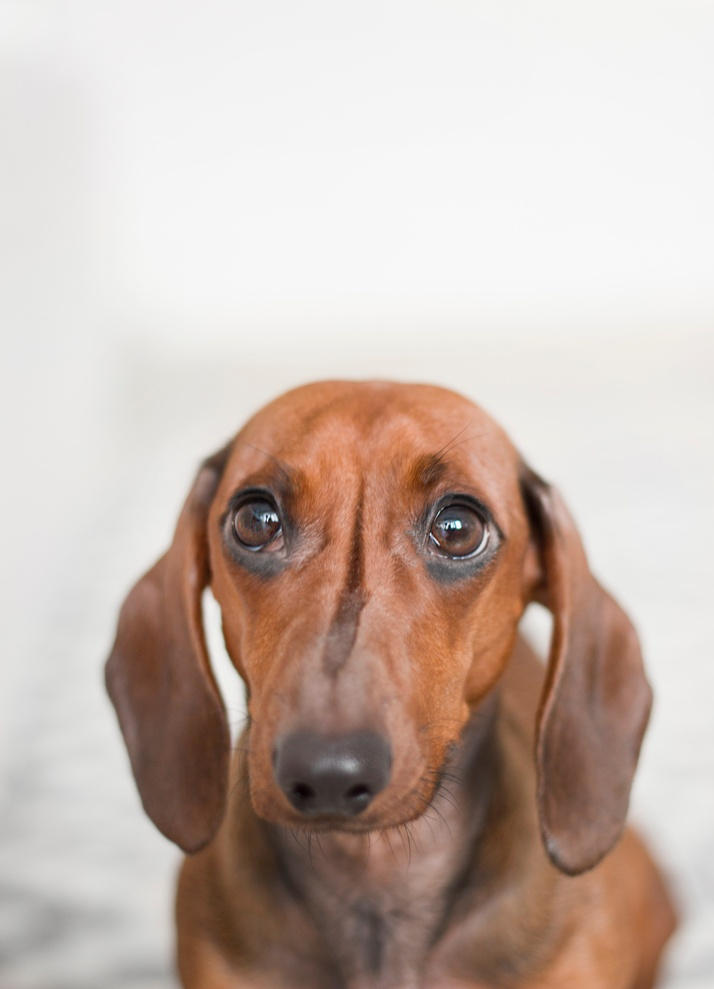
#> input picture Dog.jpg, 714 x 989 px, shrunk from 3648 x 5052 before the run
$ jupyter execute Image_Compression.ipynb
#> lines starting #> are read from the running program, lines starting #| are printed output that depends on the picture
[cell 1]
from PIL import Image
import numpy as np
import io
import matplotlib.pyplot as plt

# Open the image using Pillow
image_path = "Dog.jpg"  # Replace with the actual path of your image
image = Image.open(image_path)
#> image is the input picture: PIL image 714x989 RGB; mean R, G, B 199.5, 183, 174.3

# Convert the image to grayscale
X = np.array(image.convert("L"))
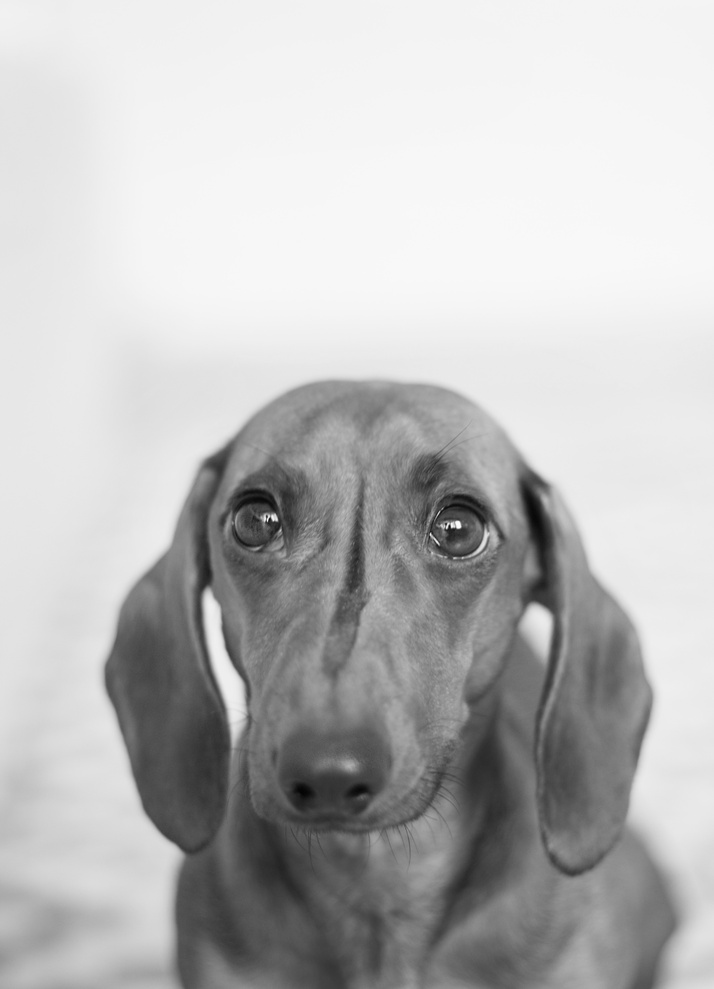
#> X: shape (989, 714); min 3, max 253, mean 187

# Display the original image
plt.imshow(X, cmap='gray')
plt.axis('off')
plt.title('Original Image')
plt.show()

# Perform Singular Value Decomposition
U, S, VT = np.linalg.svd(X, full_matrices=False)
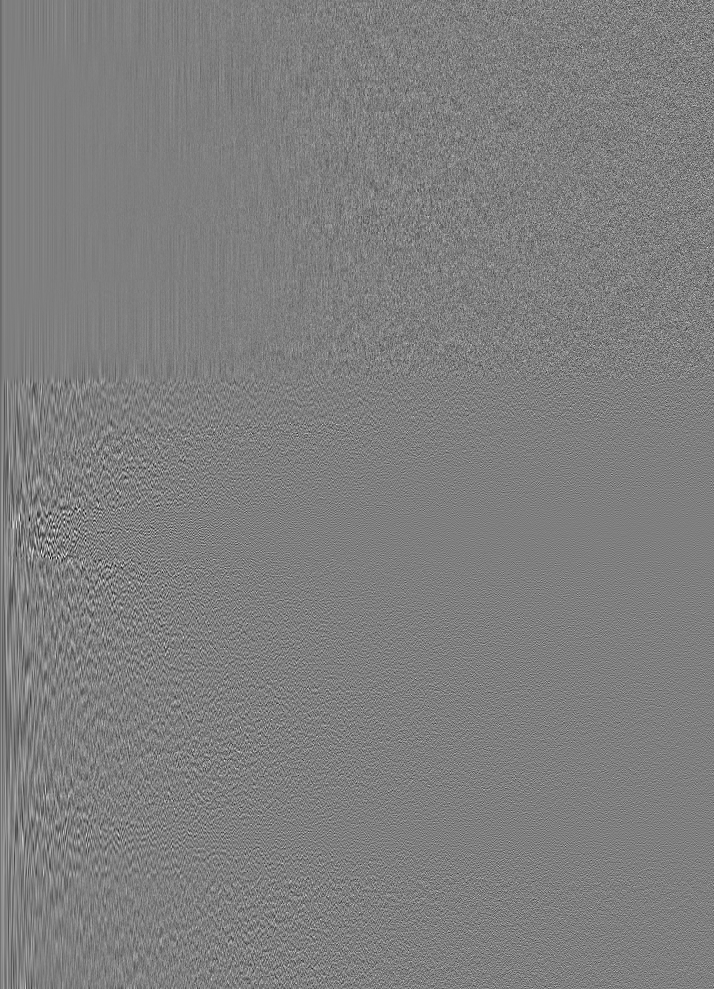
#> U: shape (989, 714) float64; min -0.245, max 0.245, mean -3.34e-05; drawn with min black and max white
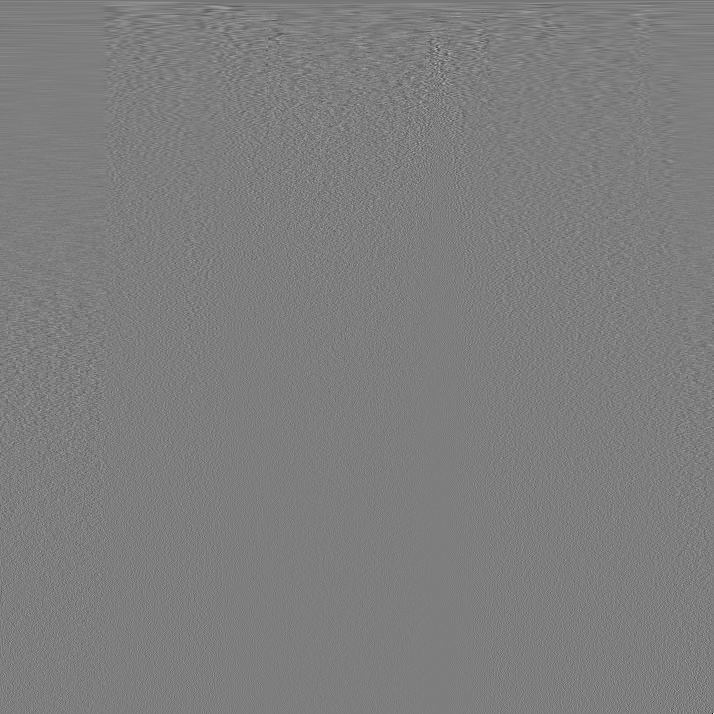
#> VT: shape (714, 714) float64; min -0.582, max 0.592, mean -5.68e-05; drawn with min black and max white
#> S = 714 values, max 162934.3 at index 0, min 1.04 at index 713, mean 427
# U is a m * m unitary matrix
# S is an m * n rectangular diagonal matrix
# V is a n * n unitary matrix and VT is the conjugate transpose of V
S = np.diag(S)

# Calculate original size
original_size = X.nbytes  # Size of original image in bytes
#> original_size = 706146

j = 0
for r in (5, 20, 100):
    # Construct approximate image
    Xapprox = U[:, :r] @ S[:r, :r] @ VT[:r, :]

    # Convert the reconstructed array to an image
    compressed_image = Image.fromarray(Xapprox.astype(np.uint8))

    # Calculate compressed image size
    compressed_image_bytes = io.BytesIO()
    compressed_image.save(compressed_image_bytes, format='PNG')
    compressed_size = compressed_image_bytes.getbuffer().nbytes

    # Display the compressed image
    plt.imshow(compressed_image, cmap='gray')
    plt.axis('off')
    plt.title('r = ' + str(r) + '\nCompressed Size: ' + str(compressed_size) + ' bytes')
    plt.show()
#> this loop made 3 passes
#> pass 1, `Xapprox = U[:, :r] @ S[:r, :r] @ VT[:r, :]`:
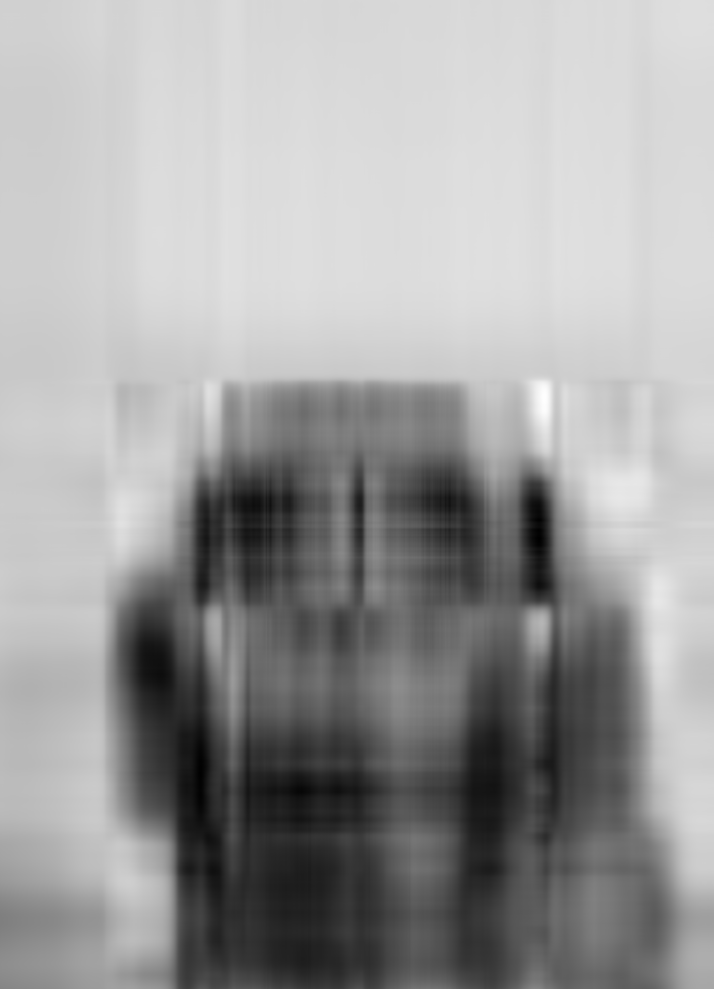
#> Xapprox: shape (989, 714) float64; min 37.35, max 278.9, mean 187; drawn with min black and max white
#> pass 1, `compressed_image = Image.fromarray(Xapprox.astype(np.uint8))`:
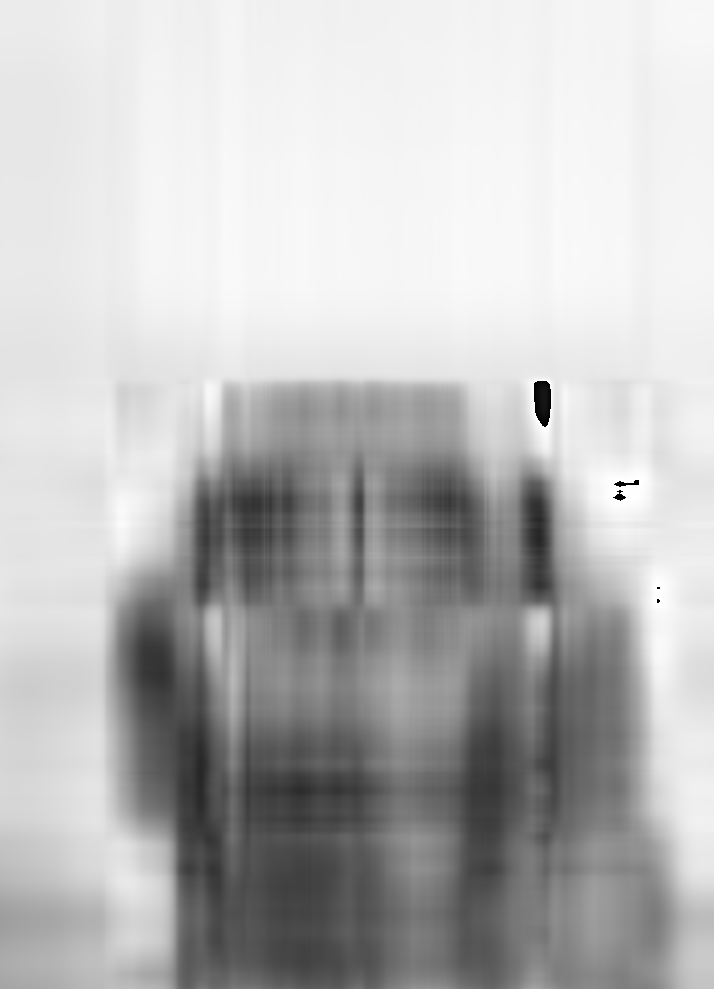
#> compressed_image: PIL image 714x989 L; min 0, max 255, mean 186.2


plt.figure(1)
plt.semilogy(np.diag(S))
plt.title('Singular Values')
plt.show()
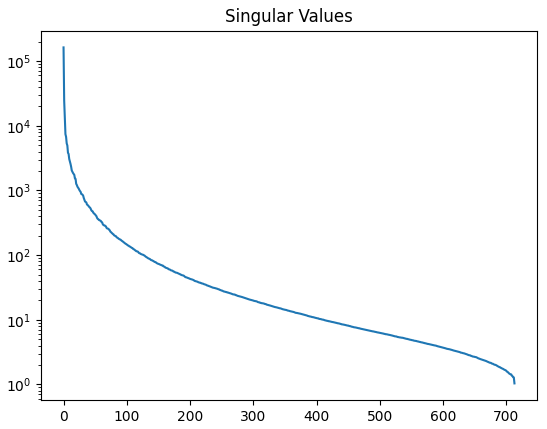
#> figure drawn by matplotlib, 1 panel; curve peaks at x = 0, y = 162934.3

plt.figure(2)
plt.plot(np.cumsum(np.diag(S))/np.sum(np.diag(S)))
plt.title('Singular Values: Cumulative Sum')
plt.show()
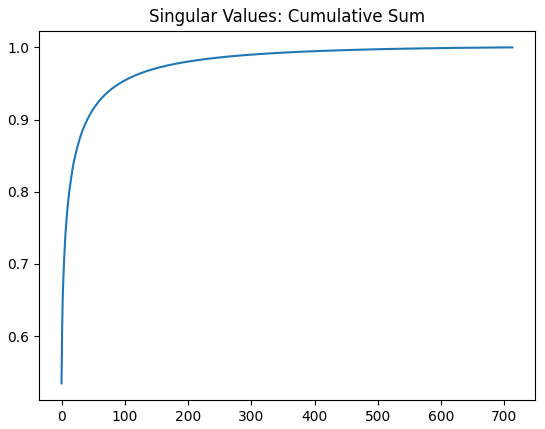
#> figure drawn by matplotlib, 1 panel; curve peaks at x = 713, y = 1
# Display the original image size
print(f"Original Image Size: {original_size} bytes")
#| Original Image Size: 706146 bytes
